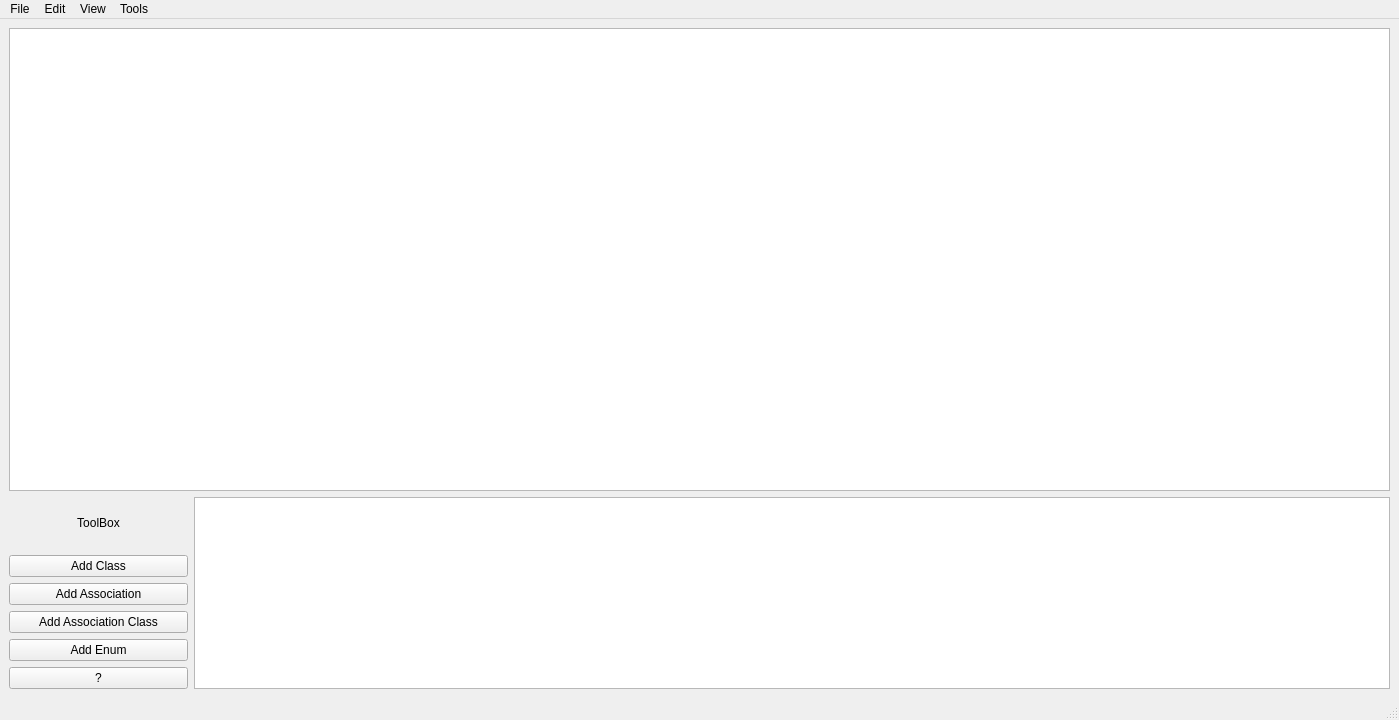
<?xml version="1.0" encoding="UTF-8"?>
<ui version="4.0">
 <class>MainWindow</class>
 <widget class="QMainWindow" name="MainWindow">
  <property name="windowModality">
   <enum>Qt::WindowModality::WindowModal</enum>
  </property>
  <property name="geometry">
   <rect>
    <x>0</x>
    <y>0</y>
    <width>1399</width>
    <height>720</height>
   </rect>
  </property>
  <property name="minimumSize">
   <size>
    <width>800</width>
    <height>600</height>
   </size>
  </property>
  <property name="windowTitle">
   <string>ModelForge</string>
  </property>
  <property name="locale">
   <locale language="English" country="UnitedKingdom"/>
  </property>
  <widget class="QWidget" name="centralwidget">
   <property name="sizePolicy">
    <sizepolicy hsizetype="Preferred" vsizetype="Preferred">
     <horstretch>0</horstretch>
     <verstretch>0</verstretch>
    </sizepolicy>
   </property>
   <property name="minimumSize">
    <size>
     <width>600</width>
     <height>480</height>
    </size>
   </property>
   <layout class="QGridLayout" name="gridLayout">
    <property name="sizeConstraint">
     <enum>QLayout::SizeConstraint::SetMinimumSize</enum>
    </property>
    <item row="0" column="0">
     <layout class="QHBoxLayout" name="horizontalLayout_3" stretch="10">
      <item>
       <layout class="QVBoxLayout" name="rightVerticalLayout" stretch="10,0">
        <item>
         <widget class="ModelGraphicsView" name="modelGraphicsView">
          <property name="autoFillBackground">
           <bool>false</bool>
          </property>
          <property name="backgroundBrush">
           <brush brushstyle="NoBrush">
            <color alpha="50">
             <red>41</red>
             <green>44</green>
             <blue>52</blue>
            </color>
           </brush>
          </property>
         </widget>
        </item>
        <item>
         <layout class="QHBoxLayout" name="horizontalLayout" stretch="3,20">
          <item>
           <layout class="QVBoxLayout" name="verticalLayout">
            <item>
             <widget class="QLabel" name="label">
              <property name="text">
               <string>ToolBox</string>
              </property>
              <property name="alignment">
               <set>Qt::AlignmentFlag::AlignCenter</set>
              </property>
             </widget>
            </item>
            <item>
             <widget class="QPushButton" name="addClassButton">
              <property name="text">
               <string>Add Class</string>
              </property>
             </widget>
            </item>
            <item>
             <widget class="QPushButton" name="addAssociationButton">
              <property name="text">
               <string>Add Association</string>
              </property>
             </widget>
            </item>
            <item>
             <widget class="QPushButton" name="addAssociationClassButton">
              <property name="text">
               <string>Add Association Class</string>
              </property>
             </widget>
            </item>
            <item>
             <widget class="QPushButton" name="addEnumButton">
              <property name="text">
               <string>Add Enum</string>
              </property>
             </widget>
            </item>
            <item>
             <widget class="QPushButton" name="pushButton_5">
              <property name="text">
               <string>?</string>
              </property>
             </widget>
            </item>
           </layout>
          </item>
          <item>
           <widget class="QTextEdit" name="consoleTextEdit"/>
          </item>
         </layout>
        </item>
       </layout>
      </item>
     </layout>
    </item>
   </layout>
  </widget>
  <widget class="QMenuBar" name="menubar">
   <property name="geometry">
    <rect>
     <x>0</x>
     <y>0</y>
     <width>1399</width>
     <height>21</height>
    </rect>
   </property>
   <widget class="QMenu" name="menuFile">
    <property name="title">
     <string>File</string>
    </property>
    <addaction name="actionNew_Model"/>
    <addaction name="actionOpen_Model"/>
    <addaction name="actionClose_Model"/>
    <addaction name="actionSave"/>
    <addaction name="actionExport_as"/>
   </widget>
   <widget class="QMenu" name="menuEdit">
    <property name="title">
     <string>Edit</string>
    </property>
    <addaction name="actionCopy"/>
    <addaction name="actionCut"/>
    <addaction name="actionPaste"/>
    <addaction name="separator"/>
   </widget>
   <widget class="QMenu" name="menuView">
    <property name="title">
     <string>View</string>
    </property>
    <addaction name="actionSet_Brush"/>
    <addaction name="actionSwitch_mode"/>
   </widget>
   <widget class="QMenu" name="menuTools">
    <property name="title">
     <string>Tools</string>
    </property>
   </widget>
   <addaction name="menuFile"/>
   <addaction name="menuEdit"/>
   <addaction name="menuView"/>
   <addaction name="menuTools"/>
  </widget>
  <widget class="QStatusBar" name="statusbar"/>
  <action name="actionOpen_Model">
   <property name="icon">
    <iconset theme="QIcon::ThemeIcon::FolderOpen"/>
   </property>
   <property name="text">
    <string>Open Model</string>
   </property>
   <property name="shortcut">
    <string>Ctrl+O</string>
   </property>
  </action>
  <action name="actionClose_Model">
   <property name="enabled">
    <bool>false</bool>
   </property>
   <property name="icon">
    <iconset theme="QIcon::ThemeIcon::EditClear"/>
   </property>
   <property name="text">
    <string>Close Model</string>
   </property>
  </action>
  <action name="actionCopy">
   <property name="icon">
    <iconset theme="QIcon::ThemeIcon::EditCopy"/>
   </property>
   <property name="text">
    <string>Copy</string>
   </property>
   <property name="shortcut">
    <string>Ctrl+C</string>
   </property>
  </action>
  <action name="actionCut">
   <property name="icon">
    <iconset theme="QIcon::ThemeIcon::EditCut"/>
   </property>
   <property name="text">
    <string>Cut</string>
   </property>
   <property name="shortcut">
    <string>Ctrl+X</string>
   </property>
  </action>
  <action name="actionPaste">
   <property name="icon">
    <iconset theme="QIcon::ThemeIcon::EditPaste"/>
   </property>
   <property name="text">
    <string>Paste</string>
   </property>
   <property name="shortcut">
    <string>Ctrl+V</string>
   </property>
  </action>
  <action name="actionSet_Brush">
   <property name="icon">
    <iconset theme="QIcon::ThemeIcon::MailMessageNew"/>
   </property>
   <property name="text">
    <string>Set Brush</string>
   </property>
  </action>
  <action name="actionSwitch_mode">
   <property name="icon">
    <iconset theme="QIcon::ThemeIcon::WeatherClear"/>
   </property>
   <property name="text">
    <string>Toogle Theme</string>
   </property>
   <property name="shortcut">
    <string>Ctrl+T</string>
   </property>
  </action>
  <action name="actionSave">
   <property name="enabled">
    <bool>false</bool>
   </property>
   <property name="icon">
    <iconset theme="QIcon::ThemeIcon::DocumentSave"/>
   </property>
   <property name="text">
    <string>Save Model</string>
   </property>
   <property name="shortcut">
    <string>Ctrl+S</string>
   </property>
  </action>
  <action name="actionExport_as">
   <property name="icon">
    <iconset theme="QIcon::ThemeIcon::DocumentPrint"/>
   </property>
   <property name="text">
    <string>Export to Java</string>
   </property>
   <property name="shortcut">
    <string>Ctrl+J</string>
   </property>
  </action>
  <action name="actionNew_Model">
   <property name="icon">
    <iconset theme="QIcon::ThemeIcon::DocumentNew"/>
   </property>
   <property name="text">
    <string>New Model</string>
   </property>
  </action>
 </widget>
 <customwidgets>
  <customwidget>
   <class>ModelGraphicsView</class>
   <extends>QGraphicsView</extends>
   <header>ui/components/ModelGraphicsView.h</header>
  </customwidget>
 </customwidgets>
 <resources/>
 <connections/>
</ui>
